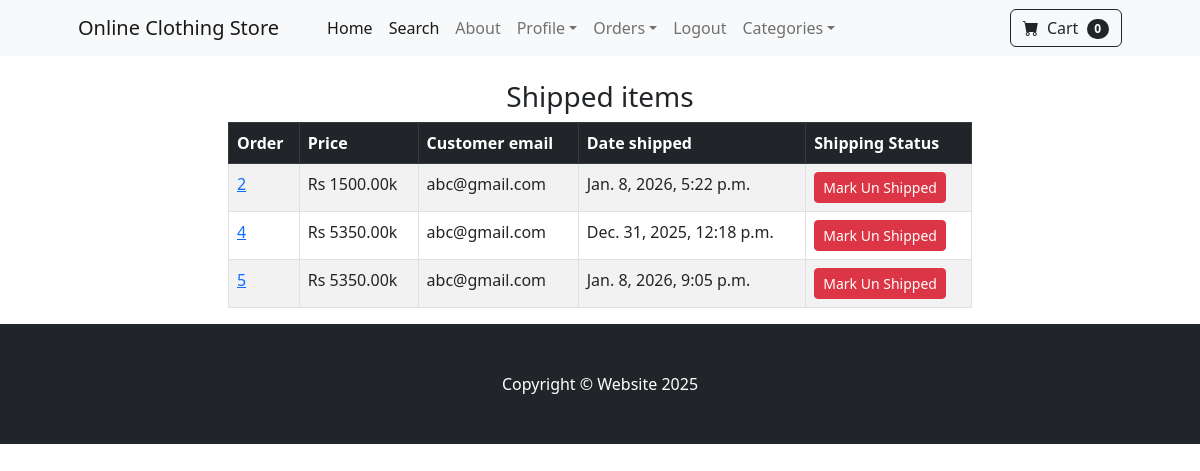
The page /payment/shipped_dash (signed in) on the database its author committed.
### payment/models.py (models this page shows, shortened)
class Order(models.Model):
    user = models.ForeignKey(User, on_delete=models.CASCADE, null=True, blank=True)#foreign key
    full_name = models.CharField(max_length=100)
    email = models.CharField(max_length=100)
    shipping_address = models.TextField(max_length=20000)
    amount_paid = models.DecimalField(max_digits=100,decimal_places=2)
    date_ordered = models.DateTimeField(auto_now_add=True)
    shipped = models.BooleanField(default=False)
    date_shipped = models.DateTimeField(blank=True,null=True,)

### payment/views.py (the view, shortened to what this page needs)
# urls.py: path('shipped_dash',views.shipped_dash,name="shipped_dash"),
def shipped_dash(request):
    if request.user.is_authenticated and request.user.is_superuser:
        orders = Order.objects.filter(shipped = True)
        return render(request, 'payment/shipped_dash.html', {"orders" : orders})
    else:
        messages.success(request,"Accesss denied!")
        return redirect('home')

### cart/cart.py (called while the page is built)
    def __len__(self):
        return len(self.cart)

### cart/context_processors.py (called while the page is built)
def cart(request):
    return {'cart' : Cart(request)}

### payment/templates/payment/shipped_dash.html (shortened to what this page needs)
{% extends "base.html" %}
{% block content %}
        <br>
        <div class="container">
            <div class="row">
                <center>
                    <div class="col-8">
                       <h3>Shipped items</h3>
<table class="table table-striped table-hover table-bordered">
  <thead class="table-dark">
    <tr>
      <th scope="col">Order</th>
      <th scope="col">Price</th>
      <th scope="col">Customer email</th>
      <th scope="col">Date shipped</th>
      <th scope="col">Shipping Status</th>
    </tr>
  </thead>
  <tbody>
    {% for item in orders %}
    <tr>
      <td><a href=" {% url "orders" item.id %} ">{{item.id}}</a></td>
      <td>Rs {{item.amount_paid}}k</td>
      <td>{{item.email}}</td>
      <td>{{item.date_shipped}}</td>
        <td>
        <form action="" method="POST">
          <button type="Submit" class="btn btn-danger btn-sm">Mark Un Shipped</button>
        </form>
      </td>
    </tr>
    {% endfor %}
  </tbody>
</table>
                    </div>
                </center>
            </div>
        </div>
{% endblock content %}

### rows shown on the page
Order: id "2", amount_paid "1500.00", email "abc@gmail.com", date_shipped "Jan. 8, 2026, 5:22 p.m."
Order: id "4", amount_paid "5350.00", email "abc@gmail.com", date_shipped "Dec. 31, 2025, 12:18 p.m."
Order: id "5", amount_paid "5350.00", email "abc@gmail.com", date_shipped "Jan. 8, 2026, 9:05 p.m."

### other values the page prints
{{ cart|length }} "0"
